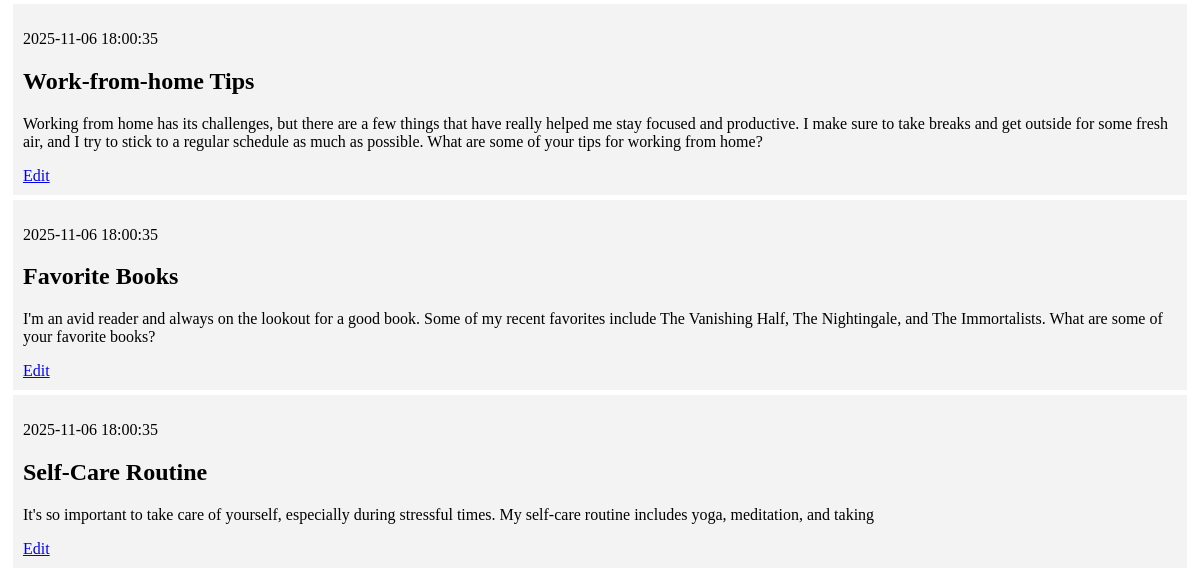
/ (lower part), run on an earlier commit of the app's database.
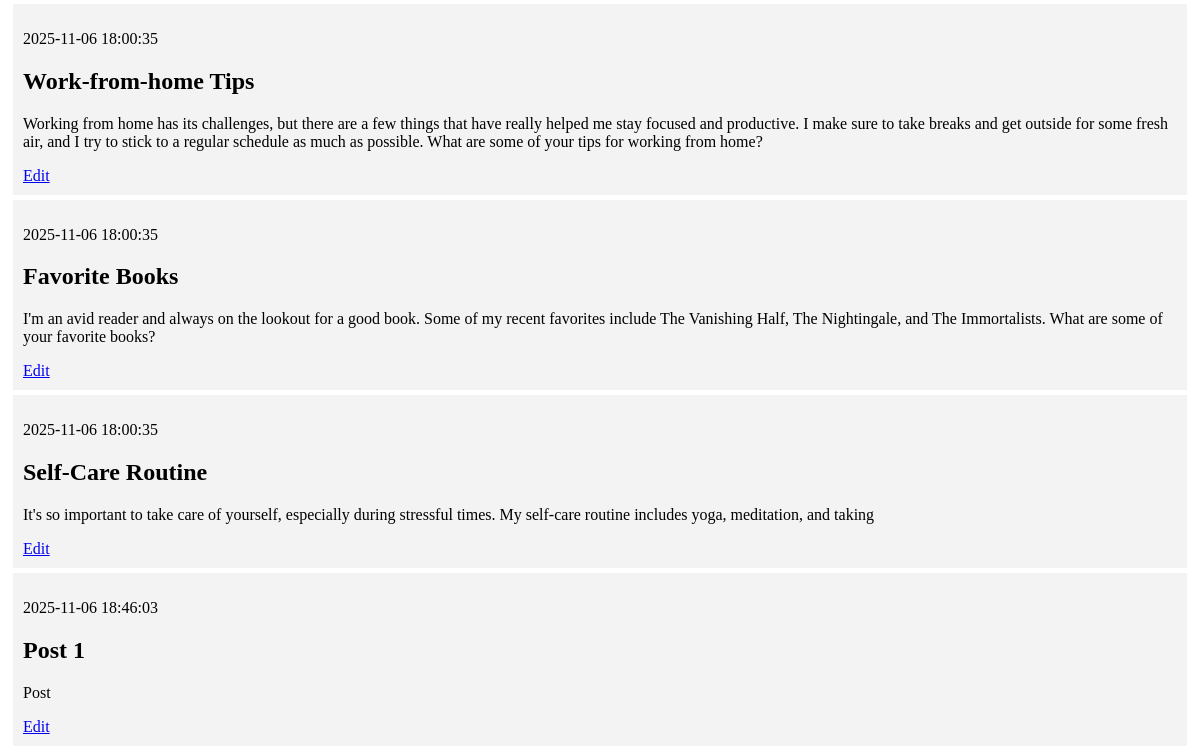
And on a later commit of the database.
### tables this page shows
CREATE TABLE posts (
    id INTEGER PRIMARY KEY AUTOINCREMENT,
    created TIMESTAMP NOT NULL DEFAULT CURRENT_TIMESTAMP,
    title TEXT NOT NULL,
    content TEXT NOT NULL
);

### app.py (the view)
@app.route('/')
def index():
    conn = get_db_connection()
    posts = conn.execute("SELECT * FROM posts").fetchall()
    conn.close()
    return render_template('index.html', posts=posts)

### app.py (called while the page is built)
def get_db_connection():
    conn = sqlite3.connect('database.db')
    conn.row_factory = sqlite3.Row
    return conn

### templates/index.html (shortened to what this page needs)
{% extends 'base.html' %}
{% block content %}
    {% for post in posts %}
        <div class='post'>
            <p>{{ post['created'] }}</p>
            <h2>{{ post['title'] }}</h2>
            <p>{{ post['content'] }}</p>
            <a href="{{ url_for('edit', id=post['id']) }}">Edit</a>
        </div>
    {% endfor %}
{% endblock %}

What changed in the data, as far as the page shows it:
added posts: created "2025-11-06 18:46:03", title "Post 1", content "Post"
